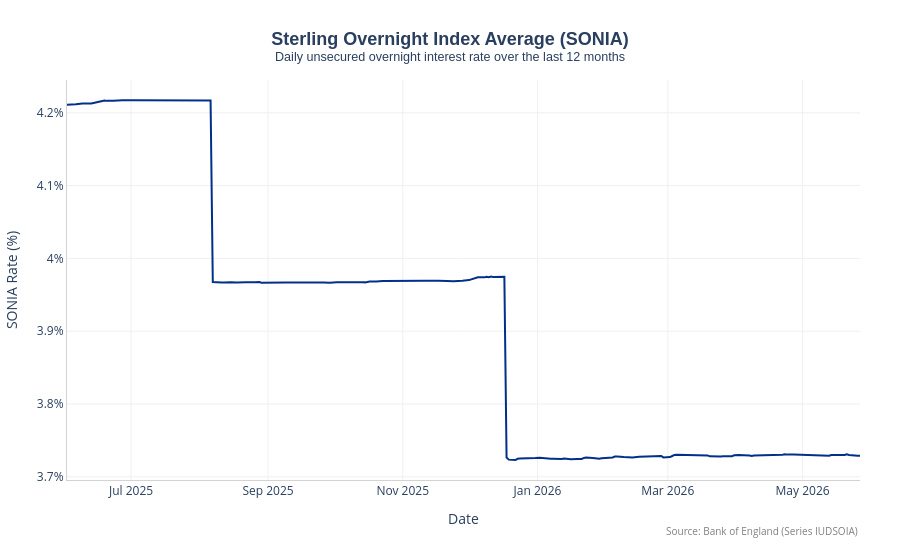

Notebook code cell kept with this figure:
### Markdown cell above
## Chart 2: SONIA (Sterling Overnight Index Average)

SONIA is the effective overnight interest rate paid by banks for unsecured sterling transactions. It is a critical benchmark rate reflecting actual funding conditions in the short-term wholesale money markets.

### Code cell
df_sonia = data_frames.get("SONIA")

fig_sonia = go.Figure()
fig_sonia.add_trace(go.Scatter(
    x=df_sonia["Date"],
    y=df_sonia["SONIA"],
    mode="lines",
    line=dict(color=series_config["SONIA"]["color"], width=2),
    name="SONIA",
    hovertemplate="<b>%{x|%d %b %Y}</b><br>SONIA Rate: <b>%{y:.4f}%</b><extra></extra>"
))

fig_sonia.update_layout(
    title=dict(
        text="<b>Sterling Overnight Index Average (SONIA)</b><br><sup>Daily unsecured overnight interest rate over the last 12 months</sup>",
        font=dict(size=18, family="Arial"),
        x=0.5,
        y=0.92
    ),
    xaxis=dict(
        title="Date",
        showgrid=True,
        gridcolor="#F0F0F0",
        linecolor="#D3D3D3",
        tickformat="%b %Y"
    ),
    yaxis=dict(
        title="SONIA Rate (%)",
        showgrid=True,
        gridcolor="#F0F0F0",
        linecolor="#D3D3D3",
        ticksuffix="%",
        zeroline=False
    ),
    plot_bgcolor="white",
    paper_bgcolor="white",
    hovermode="x unified",
    margin=dict(t=80, b=80, l=60, r=40),
    annotations=[dict(
        text='Source: <a href="https://www.bankofengland.co.uk/markets/sonia-benchmark">Bank of England (Series IUDSOIA)</a>',
        showarrow=False, xref="paper", yref="paper",
        x=1, y=-0.15, xanchor="right", font=dict(size=10, color="grey")
    )]
)

fig_sonia.show()

### Figure 1 — Plotly figure (JSON) as saved in the notebook; plotly's stock layout.template omitted (floating-point values rounded to 4 significant figures; data arrays with more than 128 entries replaced by an {"elided": "..."} marker saying what was removed)
{"data": [{"hovertemplate": "<b>%{x|%d %b %Y}</b><br>SONIA Rate: <b>%{y:.4f}%</b><extra></extra>", "line": {"color": "#003087", "width": 2}, "mode": "lines", "name": "SONIA", "type": "scatter", "x": {"elided": "250 str values"}, "y": {"elided": "250 float values"}}], "layout": {"annotations": [{"font": {"color": "grey", "size": 10}, "showarrow": false, "text": "Source: <a href=\"https://www.bankofengland.co.uk/markets/sonia-benchmark\">Bank of England (Series IUDSOIA)</a>", "x": 1, "xanchor": "right", "xref": "paper", "y": -0.15, "yref": "paper"}], "hovermode": "x unified", "margin": {"b": 80, "l": 60, "r": 40, "t": 80}, "paper_bgcolor": "white", "plot_bgcolor": "white", "title": {"font": {"family": "Arial", "size": 18}, "text": "<b>Sterling Overnight Index Average (SONIA)</b><br><sup>Daily unsecured overnight interest rate over the last 12 months</sup>", "x": 0.5, "y": 0.92}, "xaxis": {"gridcolor": "#F0F0F0", "linecolor": "#D3D3D3", "showgrid": true, "tickformat": "%b %Y", "title": {"text": "Date"}}, "yaxis": {"gridcolor": "#F0F0F0", "linecolor": "#D3D3D3", "showgrid": true, "ticksuffix": "%", "title": {"text": "SONIA Rate (%)"}, "zeroline": false}}}
